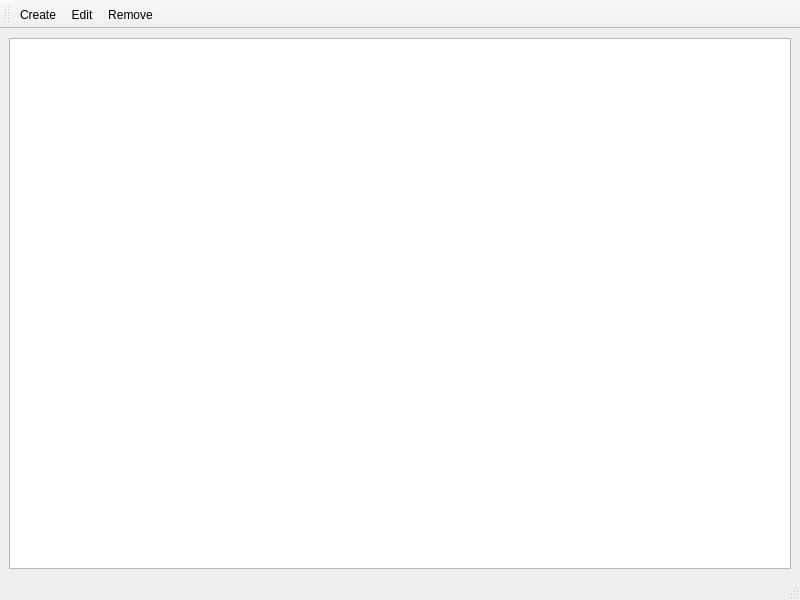
<?xml version="1.0" encoding="UTF-8"?>
<ui version="4.0">
 <class>UnitsWindow</class>
 <widget class="QMainWindow" name="UnitsWindow">
  <property name="geometry">
   <rect>
    <x>0</x>
    <y>0</y>
    <width>800</width>
    <height>600</height>
   </rect>
  </property>
  <property name="windowTitle">
   <string>MainWindow</string>
  </property>
  <widget class="QWidget" name="centralwidget">
   <layout class="QHBoxLayout" name="horizontalLayout">
    <item>
     <widget class="QTableView" name="tableView">
      <property name="editTriggers">
       <set>QAbstractItemView::DoubleClicked</set>
      </property>
      <property name="alternatingRowColors">
       <bool>true</bool>
      </property>
     </widget>
    </item>
   </layout>
  </widget>
  <widget class="QMenuBar" name="menubar">
   <property name="geometry">
    <rect>
     <x>0</x>
     <y>0</y>
     <width>800</width>
     <height>24</height>
    </rect>
   </property>
  </widget>
  <widget class="QStatusBar" name="statusbar"/>
  <widget class="QToolBar" name="toolBar">
   <property name="windowTitle">
    <string>toolBar</string>
   </property>
   <attribute name="toolBarArea">
    <enum>TopToolBarArea</enum>
   </attribute>
   <attribute name="toolBarBreak">
    <bool>false</bool>
   </attribute>
   <addaction name="actionCreate"/>
   <addaction name="actionEdit"/>
   <addaction name="actionRemove"/>
  </widget>
  <action name="actionCreate">
   <property name="text">
    <string>Create</string>
   </property>
  </action>
  <action name="actionEdit">
   <property name="text">
    <string>Edit</string>
   </property>
  </action>
  <action name="actionRemove">
   <property name="text">
    <string>Remove</string>
   </property>
  </action>
 </widget>
 <resources/>
 <connections/>
</ui>
